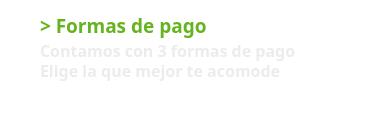
    <widget class="QGroupBox" name="groupBox_117">
     <property name="geometry">
      <rect>
       <x>40</x>
       <y>100</y>
       <width>381</width>
       <height>121</height>
      </rect>
     </property>
     <property name="styleSheet">
      <string notr="true">background-color: rgba(0, 0, 0, 0%);
border-radius:20%;</string>
     </property>
     <property name="title">
      <string/>
     </property>
     <widget class="QLabel" name="hs_28">
      <property name="geometry">
       <rect>
        <x>40</x>
        <y>40</y>
        <width>331</width>
        <height>21</height>
       </rect>
      </property>
      <property name="font">
       <font>
        <family>Droid Sans</family>
        <pointsize>12</pointsize>
        <weight>75</weight>
        <italic>false</italic>
        <bold>true</bold>
       </font>
      </property>
      <property name="styleSheet">
       <string notr="true">background-color:transparent;
color:rgb(236, 236, 236);
</string>
      </property>
      <property name="text">
       <string>Contamos con 3 formas de pago</string>
      </property>
     </widget>
     <widget class="QLabel" name="hs_33">
      <property name="geometry">
       <rect>
        <x>40</x>
        <y>60</y>
        <width>331</width>
        <height>21</height>
       </rect>
      </property>
      <property name="font">
       <font>
        <family>Droid Sans</family>
        <pointsize>12</pointsize>
        <weight>75</weight>
        <italic>false</italic>
        <bold>true</bold>
       </font>
      </property>
      <property name="styleSheet">
       <string notr="true">background-color:transparent;
color:rgb(236, 236, 236);
</string>
      </property>
      <property name="text">
       <string>Elige la que mejor te acomode</string>
      </property>
     </widget>
     <widget class="QLabel" name="hs_13">
      <property name="geometry">
       <rect>
        <x>40</x>
        <y>10</y>
        <width>221</width>
        <height>31</height>
       </rect>
      </property>
      <property name="font">
       <font>
        <family>Droid Sans</family>
        <pointsize>14</pointsize>
        <weight>75</weight>
        <italic>false</italic>
        <bold>true</bold>
       </font>
      </property>
      <property name="styleSheet">
       <string notr="true">background-color:transparent;
color:rgb(101, 179, 30)</string>
      </property>
      <property name="text">
       <string>&gt; Formas de pago</string>
      </property>
     </widget>
    </widget>
